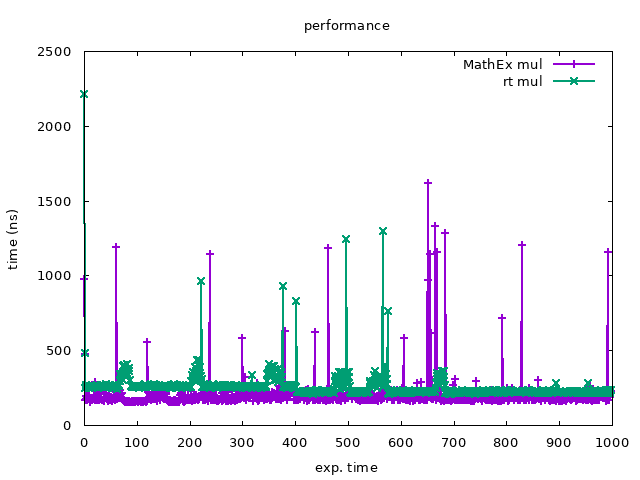

Write the gnuplot code that produced this figure.
reset
set title 'performance'
set xlabel 'exp. time'
set ylabel 'time (ns)'
set key right top
set term png enhanced font 'Verdana,10'
set output 'perf2.png'
plot [:][:] \
'mathexmul.out' using 1:2 with linespoints linewidth 2 title "MathEx mul",\
'rtmul.out' using 1:2 with linespoints linewidth 2 title "rt mul",\
